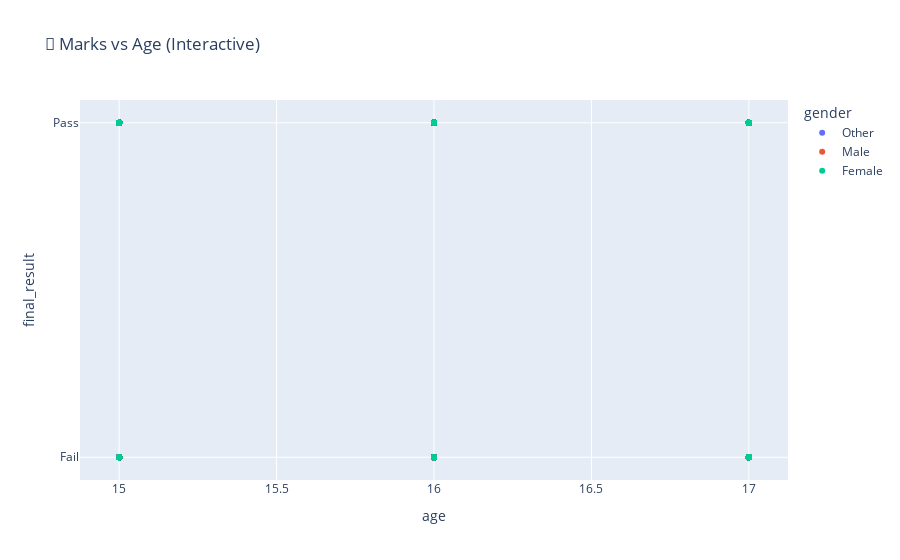

Notebook source saved alongside this figure:
### Code cell
fig = px.scatter(df, x="age", y="final_result", color="gender", title="🎯 Marks vs Age (Interactive)")
fig.show()

### Figure 1 — Plotly figure (JSON) as saved in the notebook; plotly's stock layout.template omitted (floating-point values rounded to 4 significant figures; data arrays with more than 128 entries replaced by an {"elided": "..."} marker saying what was removed)
{"data": [{"hovertemplate": "gender=Other<br>age=%{x}<br>final_result=%{y}<extra></extra>", "legendgroup": "Other", "marker": {"color": "#636efa", "symbol": "circle"}, "mode": "markers", "name": "Other", "orientation": "h", "showlegend": true, "type": "scatter", "x": {"elided": "319 int values"}, "xaxis": "x", "y": {"elided": "319 str values"}, "yaxis": "y"}, {"hovertemplate": "gender=Male<br>age=%{x}<br>final_result=%{y}<extra></extra>", "legendgroup": "Male", "marker": {"color": "#EF553B", "symbol": "circle"}, "mode": "markers", "name": "Male", "orientation": "h", "showlegend": true, "type": "scatter", "x": {"elided": "355 int values"}, "xaxis": "x", "y": {"elided": "355 str values"}, "yaxis": "y"}, {"hovertemplate": "gender=Female<br>age=%{x}<br>final_result=%{y}<extra></extra>", "legendgroup": "Female", "marker": {"color": "#00cc96", "symbol": "circle"}, "mode": "markers", "name": "Female", "orientation": "h", "showlegend": true, "type": "scatter", "x": {"elided": "326 int values"}, "xaxis": "x", "y": {"elided": "326 str values"}, "yaxis": "y"}], "layout": {"legend": {"title": {"text": "gender"}, "tracegroupgap": 0}, "title": {"text": "🎯 Marks vs Age (Interactive)"}, "xaxis": {"anchor": "y", "domain": [0, 1], "title": {"text": "age"}}, "yaxis": {"anchor": "x", "domain": [0, 1], "title": {"text": "final_result"}}}}
